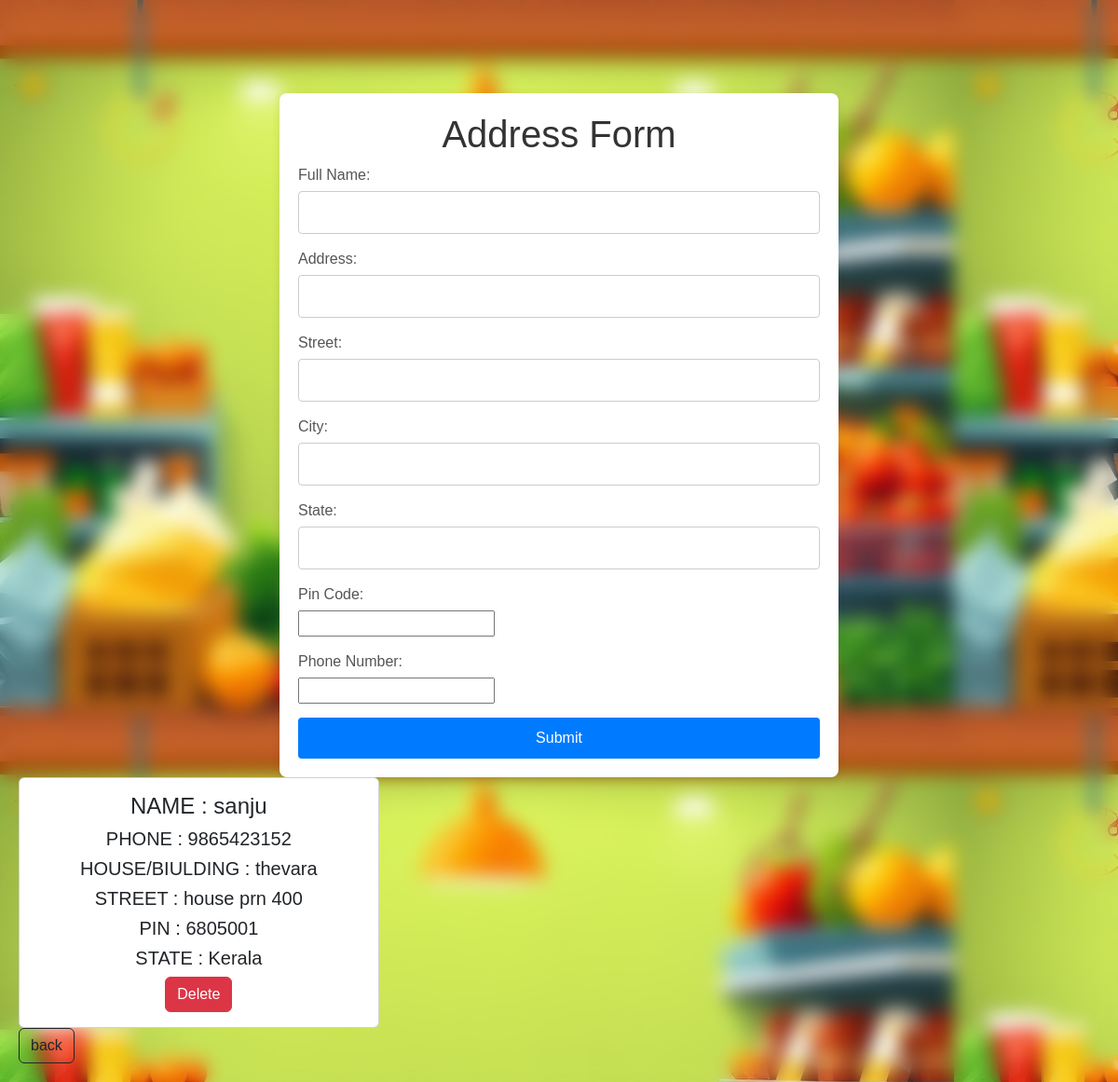
Before: /address (signed in) with the older database file.
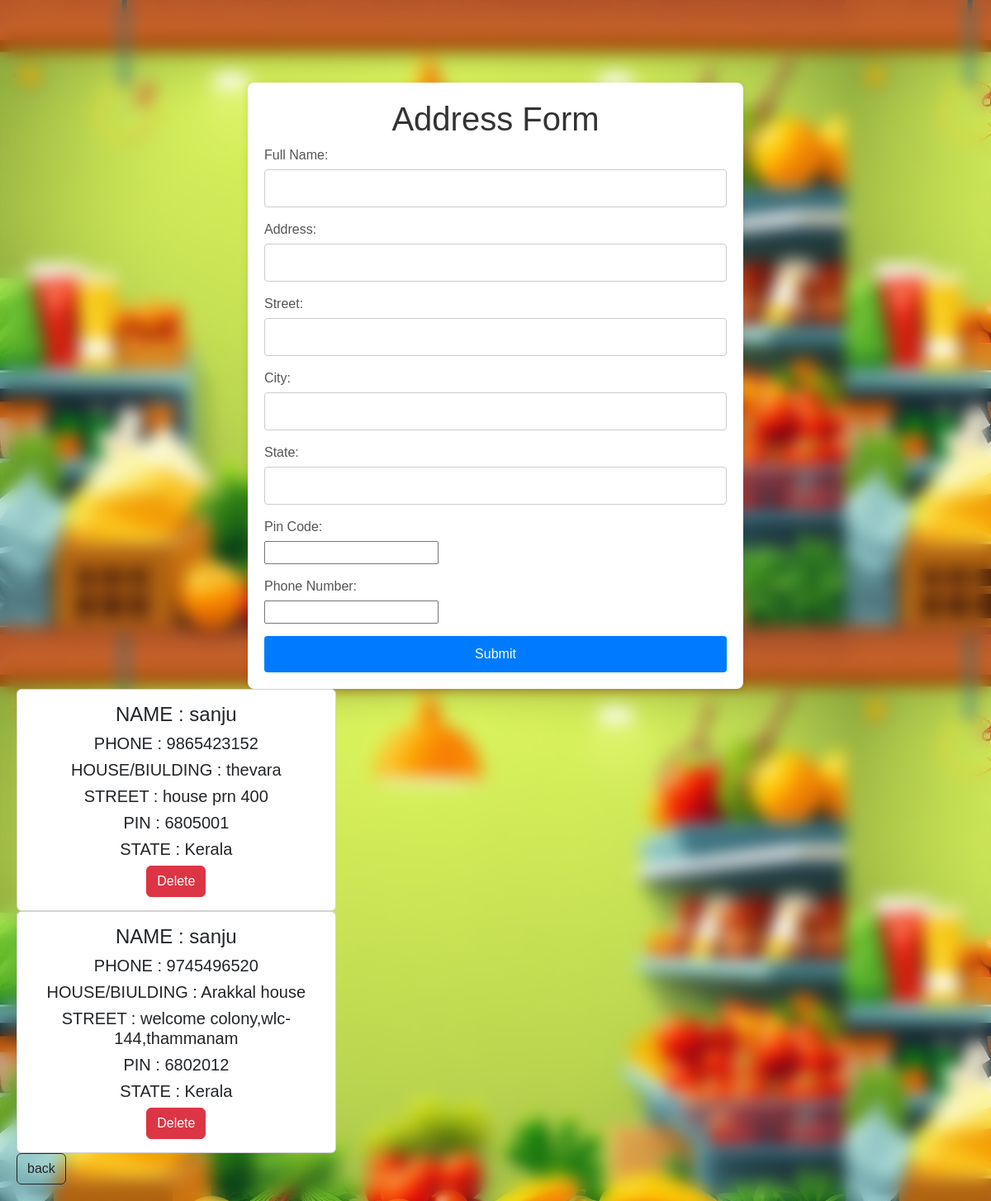
After: the same page with the newer database file.
### app/models.py (models this page shows)
class Address(models.Model):
    user = models.ForeignKey(User, on_delete=models.CASCADE)
    name=models.TextField()
    address=models.TextField()
    street=models.TextField()
    city=models.TextField()
    state=models.TextField()
    pincode=models.IntegerField()
    phone=models.IntegerField()

### app/views.py (the view)
# urls.py: path('address',views.address),
def address(req):
    if 'user' in req.session:
        user=User.objects.get(username=req.session['user'])
        data=Address.objects.filter(user=user)
        if req.method=='POST':
            user=User.objects.get(username=req.session['user'])
            name=req.POST['name']
            phn=req.POST['phone']
            house=req.POST['address']
            street=req.POST['street']
            pin=req.POST['pin']
            state=req.POST['state']
            data=Address.objects.create(user=user,name=name,phone=phn,address=house,street=street,pincode=pin,state=state)
            data.save()
            return redirect(address)
        else:
            return render(req,"user/address.html",{'data':data})
    else:
        return redirect(gro_login)

### templates/user/address.html (shortened to what this page needs)
<!DOCTYPE html>
<html lang="en">
<head>
    {% load static %}
    <link href="https://cdn.jsdelivr.net/npm/bootstrap@5.3.3/dist/css/bootstrap.min.css" rel="stylesheet">
    <link rel="stylesheet" href="{% static 'css/address.css' %}">
</head>
<body style="background-image: url(static/img/grogo.jpeg); backdrop-filter: blur(10px);">
    <div class="container">
        <h1>Address Form</h1>
        <form action="" method="post" enctype="multipart/form-data">
            <div class="form-group">
                <label for="name">Full Name:</label>
                <input type="text" id="name" name="name" required>
            </div>
            <div class="form-group">
                <label for="address">Address:</label>
                <input type="text" id="address" name="address" required>
            </div>
            <div class="form-group">
                <label for="country">Street:</label>
                <input type="text" id="country" name="street" required>
            </div>
            <div class="form-group">
                <label for="city">City:</label>
                <input type="text" id="city" name="city" required>
            </div>
            <div class="form-group">
                <label for="state">State:</label>
                <input type="text" id="state" name="state" required>
            </div>
            <div class="form-group">
                <label for="zip">Pin Code:</label>
                <input type="number" id="zip" name="pin" required>
            </div>
            <div class="form-group">
                <label for="zip">Phone Number:</label>
                <input type="number" id="zip" name="phone" required>
            </div>
            <button type="submit" >Submit</button>
        </form>
    </div>
    <div class="col-lg-4" style="text-align: center;">
        {% for i in data %}
        <div class="card">
          <div class="card-body">
              <h4 class="card-title"> NAME : {{i.name}}</h4>
              <h5 class="card-text">PHONE : {{i.phone}}</h5>
              <h5 class="card-text"> HOUSE/BIULDING : {{i.address}}</h5>
              <h5 class="card-text">STREET : {{i.street}}</h5>
              <h5 class="card-text">PIN : {{i.pincode}}</h5>
              <h5 class="card-text">STATE : {{i.state}}</h5>
              <a href="delete_address/{{i.pk}}" class="btn btn-danger">Delete</a>
          </div>
        </div>
        {% endfor %}
      </div>
      <a href="user_home" class="btn btn-outline-dark" >back</a>
</body>
</html>

Changed rows visible on the page:
added Address: name "sanju", phone "9745496520", address "Arakkal house", street "welcome colony,wlc-144,thammanam", pincode "6802012", state "Kerala"
